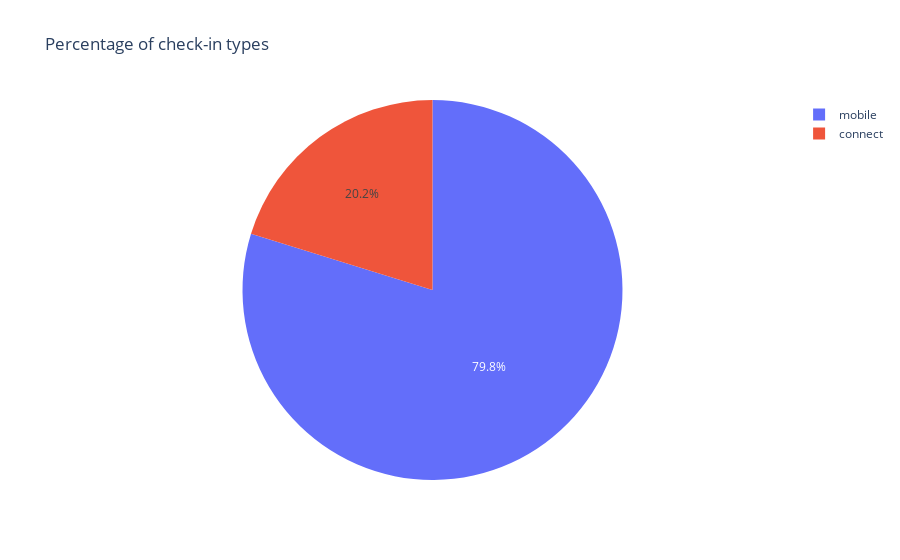

The notebook cell saved with this chart:
### Code cell
df_checkin_type = df['checkin_type'].value_counts(normalize=True).reset_index()
fig = px.pie(df_checkin_type, values='proportion', names='checkin_type', title='Percentage of check-in types')
fig.show()

### Figure 1 — Plotly figure (JSON) as saved in the notebook; plotly's stock layout.template omitted (floating-point values rounded to 4 significant figures)
{"data": [{"domain": {"x": [0, 1], "y": [0, 1]}, "hovertemplate": "checkin_type=%{label}<br>proportion=%{value}<extra></extra>", "labels": ["mobile", "connect"], "legendgroup": "", "name": "", "showlegend": true, "type": "pie", "values": [0.7979, 0.2021]}], "layout": {"legend": {"tracegroupgap": 0}, "title": {"text": "Percentage of check-in types"}}}
